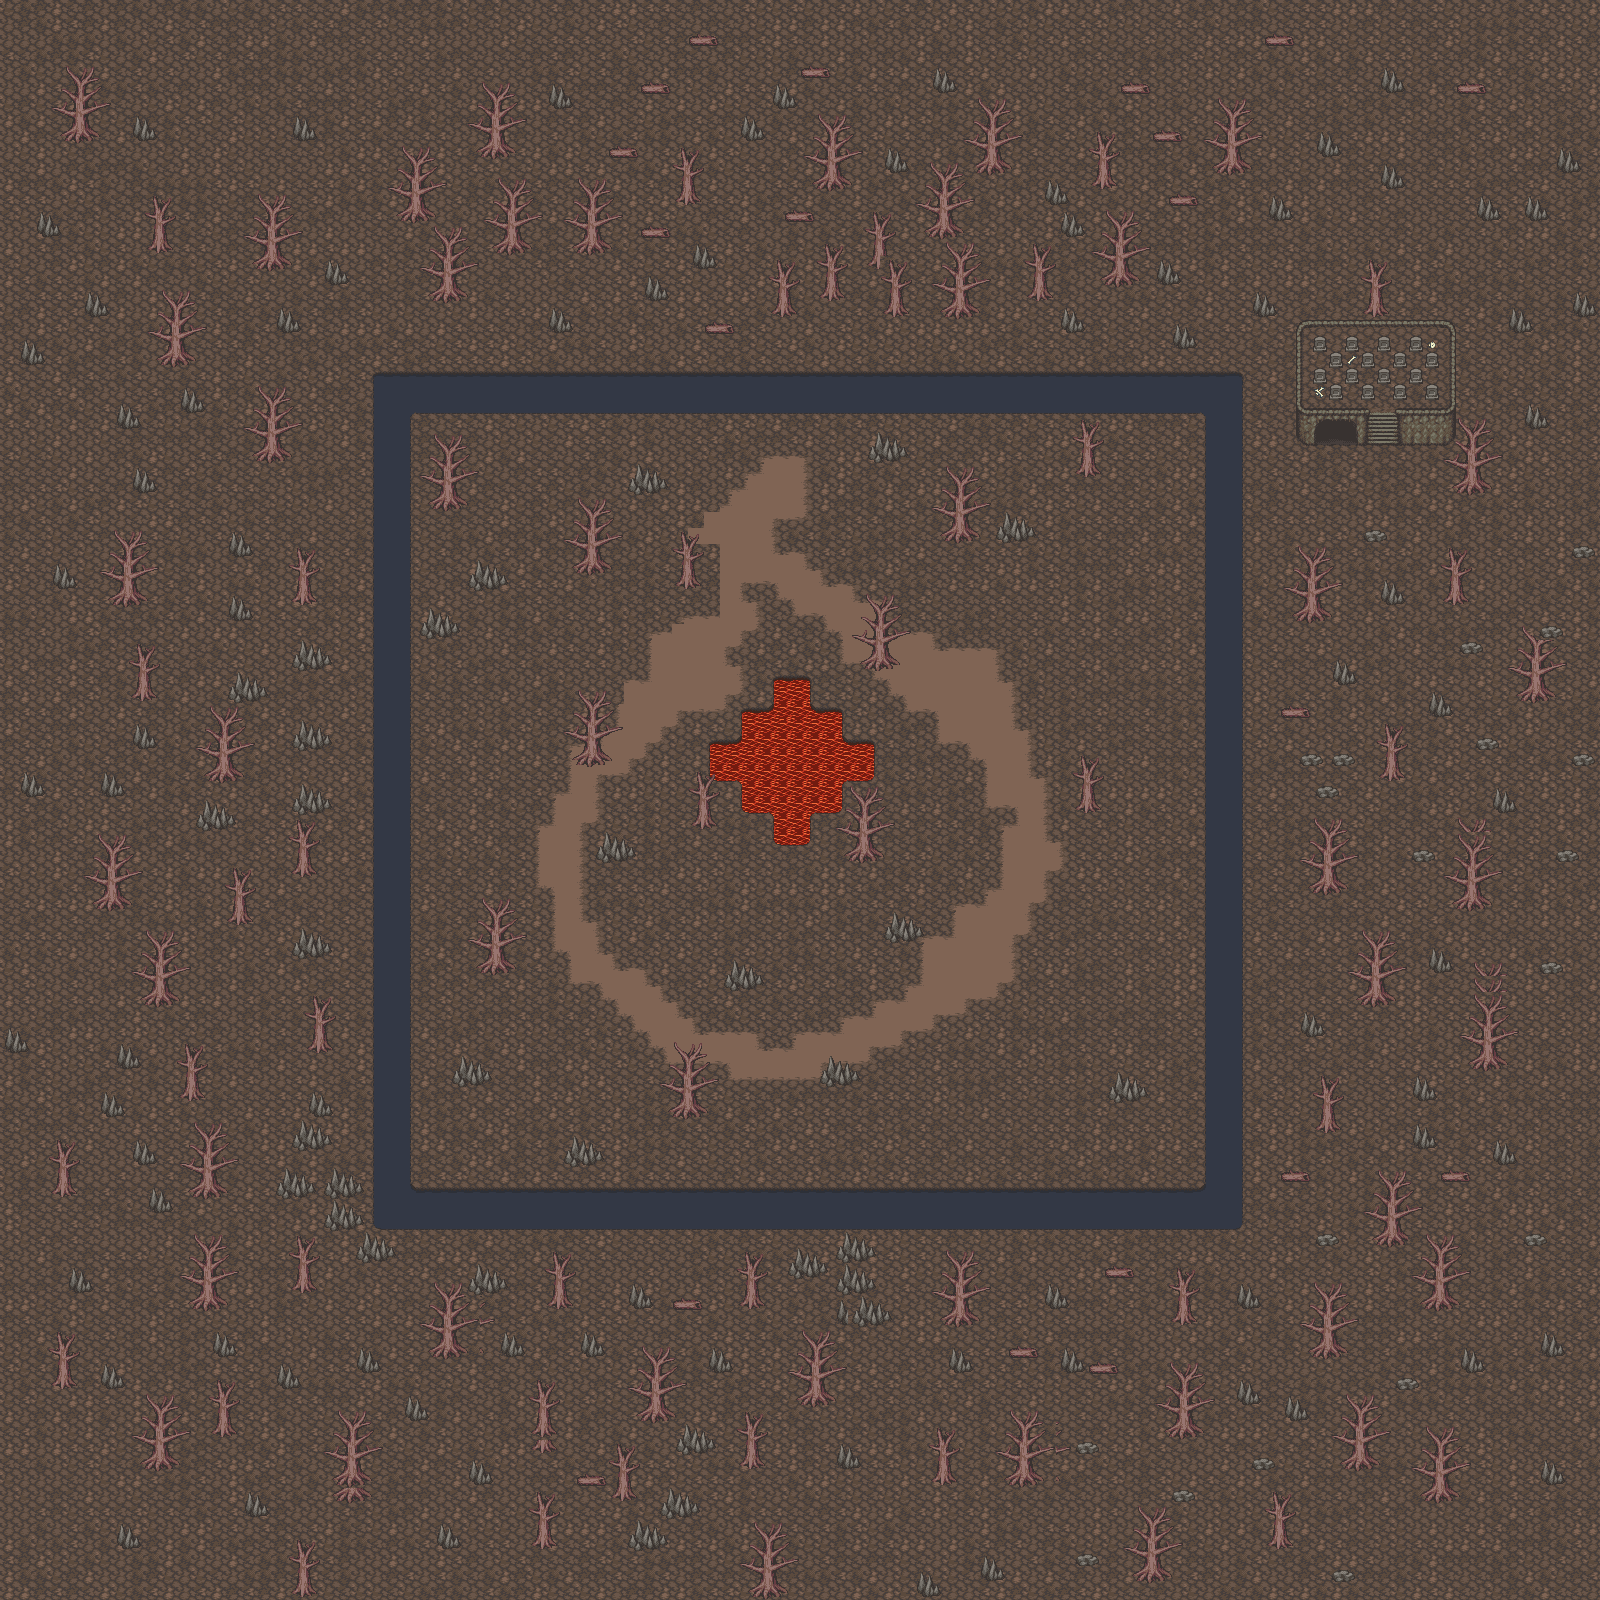

The image is a tile-based game level rendered from a .tmx file. Its description and source (layers, tilesets, objects; grid data summarised) follow:
An orthogonal 100x100 tile map with 16x16 px tiles, 2 tile layers (ground, trees), 1 hidden layer not drawn, 2 tilesets and 28 objects.

<map version="1.2" tiledversion="1.2.3" orientation="orthogonal" renderorder="right-down" width="100" height="100" tilewidth="16" tileheight="16" infinite="0" nextlayerid="15" nextobjectid="77">
 <tileset firstgid="1" name="ashlands_tileset" tilewidth="16" tileheight="16" tilecount="840" columns="40">
  <image source="tf_ashlands/ashlands_tileset.png" width="640" height="336" />
 </tileset>
 <tileset firstgid="841" source="ashlands_tileset.tsx" />
 <layer id="8" name="ground" width="100" height="100">
  <properties>
   <property name="zIndex" type="int" value="1" />
  </properties>
  <data>[10000 cells, 10000 non-empty, 40 distinct tile ids]</data>
 </layer>
 <layer id="14" name="walkables" width="100" height="100" visible="0">
  <data>[10000 cells, 82 non-empty, 25 distinct tile ids]</data>
 </layer>
 <objectgroup id="12" name="players">
  <properties>
   <property name="zIndex" type="int" value="2" />
  </properties>
 </objectgroup>
 <layer id="9" name="trees" width="100" height="100">
  <properties>
   <property name="zIndex" type="int" value="3" />
  </properties>
  <data>[10000 cells, 2604 non-empty, 88 distinct tile ids]</data>
 </layer>
 <objectgroup id="10" name="rectCollision">
  <properties>
   <property name="zIndex" type="int" value="4" />
  </properties>
  <object id="37" x="479.333" y="934.167" width="37.5" height="40" />
  <object id="38" x="693.5" y="801" width="21" height="23.5" />
  <object id="49" x="997.992" y="518.469" width="35.9545" height="21.1818" />
  <object id="51" x="846.583" y="818.667" width="37.5" height="40" />
  <object id="52" x="942.583" y="505.333" width="37.5" height="40" />
  <object id="53" x="575.917" y="534.667" width="37.5" height="40" />
  <object id="54" x="429.25" y="470.667" width="37.5" height="40" />
  <object id="55" x="670.583" y="1082.67" width="37.5" height="40" />
  <object id="56" x="574.583" y="724" width="37.5" height="40" />
  <object id="57" x="859.917" y="626.667" width="37.5" height="40" />
  <object id="58" x="1077.62" y="450.128" width="21" height="23.5" />
  <object id="59" x="677.5" y="559.583" width="21" height="23.5" />
  <object id="60" x="1076.83" y="787.583" width="21" height="23.5" />
  <object id="61" x="1203" y="370" width="43" height="853" />
  <object id="62" x="372" y="370" width="871" height="46" />
  <object id="63" x="372" y="348" width="45" height="870" />
  <object id="64" x="371" y="1182" width="878" height="45" />
  <object id="66" x="867.023" y="442.409" width="35.9545" height="21.1818" />
  <object id="67" x="630.023" y="472.409" width="35.9545" height="21.1818" />
  <object id="68" x="464.023" y="568.409" width="35.9545" height="21.1818" />
  <object id="69" x="425.023" y="618.409" width="35.9545" height="21.1818" />
  <object id="70" x="597.023" y="838.409" width="35.9545" height="21.1818" />
  <object id="71" x="453.023" y="1060.41" width="35.9545" height="21.1818" />
  <object id="72" x="564.023" y="1138.41" width="35.9545" height="21.1818" />
  <object id="73" x="824.023" y="1059.41" width="35.9545" height="21.1818" />
  <object id="74" x="725.023" y="966.409" width="35.9545" height="21.1818" />
  <object id="75" x="888.023" y="916.409" width="35.9545" height="21.1818" />
  <object id="76" x="1108.02" y="1078.41" width="35.9545" height="21.1818" />
 </objectgroup>
</map>
